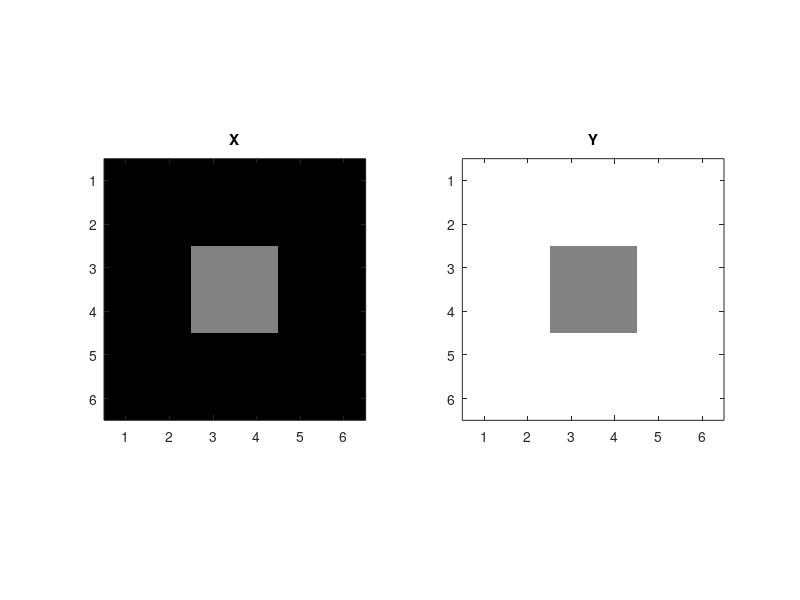
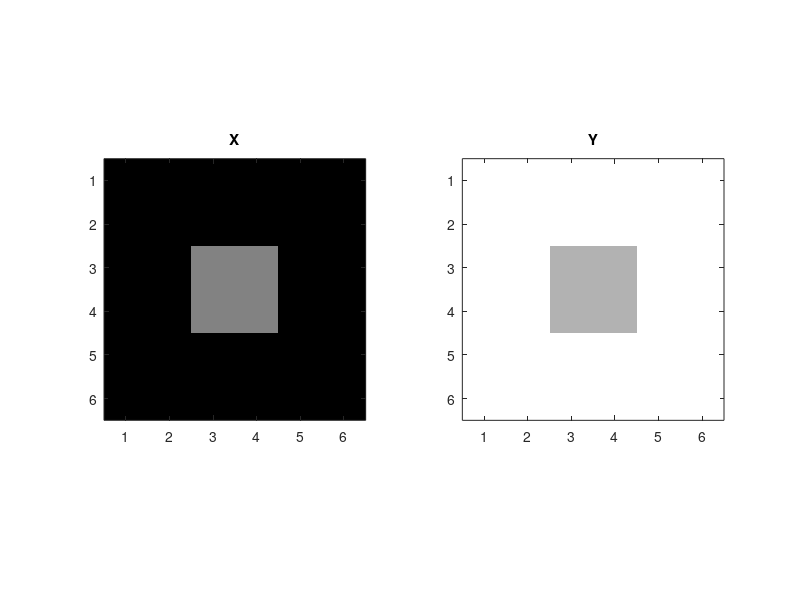

MATLAB code to generate these figures, in order: (Note: this script raises an error after producing the figures.)
% Lista 3 - Image Perception
clear; clc; close all; 
disp('Lista 4 - Image Perception')
disp('Eduardo Henrique Banaczewski')
pause; 

disp('-----------------')
disp('I.1) ');
X = [0   0   0   0   0   0;
     0   0   0   0   0   0;
     0   0   0.5 0.5 0   0;
     0   0   0.5 0.5 0   0;
     0   0   0   0   0   0;
     0   0   0   0   0   0];

Y = [1   1   1   1   1   1;
     1   1   1   1   1   1;
     1   1   0.5 0.5 1   1;
     1   1   0.5 0.5 1   1;
     1   1   1   1   1   1;
     1   1   1   1   1   1];

figure('Name', 'Matrizes Originais', 'Position',[500,500,800,600]);
subplot(1,2,1);
imshow(X);
axis on;
title('X');

subplot(1,2,2);
imshow(Y);
axis on;
title('Y');

disp('Parece que o quadrado da direita (fundo branco), é mais escuro que o da esquerda, mesmo os dois tendo o mesmo valor. ')
pause;

X = [0   0   0   0   0   0;
     0   0   0   0   0   0;
     0   0   0.5 0.5 0   0;
     0   0   0.5 0.5 0   0;
     0   0   0   0   0   0;
     0   0   0   0   0   0];

Y = [1   1   1   1   1   1;
     1   1   1   1   1   1;
     1   1   0.7 0.7 1   1;
     1   1   0.7 0.7 1   1;
     1   1   1   1   1   1;
     1   1   1   1   1   1];

figure('Name', 'Matrizes Ajustadas', 'Position',[500,500,800,600]);
subplot(1,2,1);
imshow(X);
axis on;
title('X');

subplot(1,2,2);
imshow(Y);
axis on;
title('Y');

disp('Ajustei os valores centrais da matriz da direita para 0.7. Agora a cor está similar entre os dois quadros. ')
disp(' mesmo tendo cores diferentes.')
pause;
close all;

disp('Função "Checkershadow()": ')
checkershadow();
disp('O que acontece aqui, é uma ilusão no sistema de percepção/optico, apesar de A e B terem o mesmo valor de pixel (107), ')
disp(' os quadros em volta de B, tem intensidade maior (54) que os quadros em volta de A, criando assim uma ilusão para o  ')
disp(' olho humano, pois percebemos A como sendo mais escuro. ')

pause;
close all;
imtool close all;

cont_sim2();
disp('Nas imagens chamadas pela função "cont_sim2()", acontece um comportamento similar ao observado no plot das primeiras matrizes.  ')
disp(' ao separar o quadro com uma faixa branca,  a percepção do anel central, mesmo que com o mesmo valor dos pixeis, parece com ')
disp(' uma cor mais escura ao compararmos com a imagem unida. ')
disp('A mesma ideia segue com as imagens deslocadas, pois são introduzidas faixas de cor branca em cima e embaixo dos quadros, ')
disp(' alterando assim a percepção.')

disp('É possível concluir que o cerébro utiliza o contexto ao redor de um objeto para construir a percepção de brilho.')
disp(' essa ilusão vem da inibição lateral, onde as celulas que recebem a luz, acabam enviando sinais que reduzem a resposta. ')

pause;
close all;

disp('-----------------')
disp('I.2) ');
disp('I.2.a) ');
n = 256;
num_barras = 7;
bordas = round(linspace(0, n, num_barras + 1));
larguras = diff(bordas);
niveis_cinza = linspace(0, 1, num_barras);
linha = repelem(niveis_cinza, larguras);
X = repmat(linha, n, 1);

figure('Name', 'Barras Cinzas', 'Position',[500,500,800,600]);
imshow(X, [0 1]);
colormap(gray(256));
colorbar;

disp('Consigo observar que em cada transição de cor (principalmente nas mais claras), ')
disp(' que uma pequena faixa de cor diferente aparece. O brilho percebido pela sistema optico, ')
disp(' é afetado por essa transição, onde acontece uma "suavização" nesses pontos. ')
disp(' O brilho percebido nessas transições, possui pequenos saltos (tanto pra baixo quanto pra cima), ')
disp(' (como observamos no slide da pg 41), assim mesmo que a cor seja sólida, a percepção nota uma  ')
disp(' pequena "interferencia".')

pause;
close all; 

disp('I.2.b) ');
N = 128;
[X, Y] = meshgrid(1:N, 1:N);
img = uint8(164 - (X - 1) * (23 / (N - 1)));
img2 = [img img];
figure;
subplot(1,2,1);
imshow(img);
title('128x128');
subplot(1,2,2);
imshow(img2);
title('128x256');

disp('Nesse caso, a imagem I da esquerda parece mais escura do que a imagem da direita, ')
disp(' mesmo elas sendo iguais. Esse efeito é causado devido a inibição lateral, ')
disp(' a mudança rapida de cor na borda entre as imagens faz com que as cores pareçam diferentes. ')
disp(' Onde a parte mais escura parece ainda mais escura, e a mais clara, ainda mais clara. ')

pause;
close all;

disp('I.2.c) ');
N = 256;                    
img = zeros(N, N);              
center = (N + 1) / 2;
[x, y] = meshgrid(1:N, 1:N);

% passo de 16, de 0 ate 256
L = 256:-16:16;              
levels = 0:16:256;    

% cria os quadrados baseado na coordenada do centro
for k = 1:numel(L)
    half = L(k) / 2;         
    mask = (abs(x - center) <= half) & (abs(y - center) <= half);
    img(mask) = levels(k);      
end

figure('Name', 'Quadrados', 'Position',[500,500,800,600]);
imshow(img, [0 255]);
title('Quadrados');
axis on;

disp('A imagem é formada por diversas Bandas de Mach, onde cada transição de cor ')
disp(' provoca uma ilusão de optica, todas as transições entre os quadrados,  ')
disp(' parecem ter um contraste diferente, causando um efeito que não existe na imagem ')
disp(' pois cada quadrado tem uma cor constante. Esse efeito é bem observado nas diagonais em X. ')
disp(' esse encontro de mais bordas faz com que o efeito da inibição lateral seja mais forte. ')
disp('O efeito é similar aos exercicios a e b, porém como as repetições são consecutivas,  ')
disp(' o efeito se soma visualmente. ')

pause; 
close all; 

disp('I.3) ');
disp('I.3.a) ');
M = 400;  
beta = 0.6;  
[mm, nn] = meshgrid(1:M, 1:M);
X = (256 .^ (-(M - mm) / (M - 1))) .* cos((M - 1) * beta * pi * ((49 * beta) .^ (-(M - nn) / (M - 1)) / log(49 * beta)));

figure('Name', 'Função', 'Position',[500,500,800,600]);
imshow(X, []);  
title(sprintf('Matriz X (M = %d, beta = %.2f)', M, beta));
colormap(gray);
axis image;  

pause; 

disp('I.3.b)')
disp('A 2 metros eu consigo ver a imagem, porém a região cinza (parte esquerda e parte inferior), afeta boa parte da imagem. ')
disp(' quando me aproximo do monitor, a região cinza diminui, assim consigo ver as faixas menores. ')
disp(' ao me afastar a mais de 2 metros, a região cinza aumenta, dificultando a visualização das faixas menores (parte inferior), ')
disp(' o lado esquerdo inteiro também fica dificil de enxergar. ')

pause; 

disp('I.3.c) ')
disp('Para calcular a frequencia horizontal instantanea, é preciso derivar a fase (cos) em relação a n (horizontal). ')
disp(' derivada -> b*pi(49*b)^(-(M-n)/(M-1)) ')
disp('----')
disp(' Para n=1, temos que a frequencia angular horizontal instantanea é pi/49 rad/pixel (exponencial fica -1)')
disp(' Para n=M, temos a frequencia angular horizontal instantanea de B*pi (exponencial 0), nesse caso de B=0.6, resulta em 0.6*pi rad/pixel.')
disp('----')
disp(' Para converter para ciclos/pixel é preciso dividir a frequencia angular por 2*pi: ')
disp(' Para n=1, resulta em 1/98 ciclos/pixel')
disp(' Para n=M, resulta em 0.3 ciclos/pixel')
disp('----')
disp(' Para obter ciclos/grau com distancia=20*altura (h), ')
disp(' temos que o angulo de observação é: h/distancia -> h/20h -> 1/20 rad, ou 9/pi graus')
disp(' M*pi/9, são pixels/grau. Multiplicando pela frequencia, temos: ')
disp(' Para n=1, M*pi/882')
disp(' Para n=M, M*pi/30')

pause; 

disp('I.3.d) ')
disp('Assumindo a formula da questão passada, para n=1, temos 1.4 ciclos/grau; para n=M, temos 41.9 ciclos/grau')
disp(' Existe uma limitação do sistema de sensibilidade ao contraste (do olho), que funciona quase como um filtro passa baixa.  ')
disp(' A imagem tem listras muito largas na esquerda e mais finas na direita. ')
disp('Com isso em mente, o lado esquerdo com sua baixa frequência, o olho não consegue detectar a zona de transição entre uma barra e outra')
disp(' o que gera uma grande distorção cinza. ')
disp(' conforme a frequencia aumenta, o sistema consegue detectar melhor as bordas. ')

pause; 

disp('I.3.e) ')

figure('Name', 'Função', 'Position',[500,500,800,600]);
M = 400;  
beta = 1;  
[mm, nn] = meshgrid(1:M, 1:M);
X = (256 .^ (-(M - mm) / (M - 1))) .* cos((M - 1) * beta * pi * ((49 * beta) .^ (-(M - nn) / (M - 1)) / log(49 * beta)));
subplot(1,2,1);
imshow(X, []);  
title(sprintf('Matriz X (M = %d, beta = %.2f)', M, beta));
colormap(gray);
axis image;  

M = 400;  
beta = 2;  
[mm, nn] = meshgrid(1:M, 1:M);
X = (256 .^ (-(M - mm) / (M - 1))) .* cos((M - 1) * beta * pi * ((49 * beta) .^ (-(M - nn) / (M - 1)) / log(49 * beta)));

subplot(1,2,2);
imshow(X, []);  
title(sprintf('Matriz X (M = %d, beta = %.2f)', M, beta));
colormap(gray);
axis image;  

disp('Observando as duas imagens a 2M do monitor: ')
disp(' Consigo identificar efeito de aliasing na parte direita das duas imagens, ')
disp(' com B=1, o aliasing não parece tão alto, porém com B=2, observo um aliasing mais forte')
disp(' causando até com que as linhas voltem a aumentar sua largura na direita inferior. ')

pause; 
close all;

disp('I.4)')

msize = 14;
fsize = 2*msize*msize;
A = ones(fsize,1);
b0 = zeros(1,msize);
b1 = ones(1,msize);
B = kron(b1,[b0,b1]);
X = A*B/2;
c = zeros(1,fsize);
for i=1:msize
c(2*msize*(i-1)+i) = 1;
end
y = [1:fsize];
z = exp(-(log(256)/(2.5*fsize))*(fsize-y));
Y = z'*c;
Z = X+Y;

figure('Name', 'Matriz Z', 'Position',[500,500,800,600]);
imshow(Z, []);  
colormap(gray);
axis image;  

disp('DISTANCIA NORMAL (~1m): A linha branca localizada dentro das barras pretas, se desloca da esquerda para direita, ')
disp(' quando ela está na posição central, distância maxima das bordas, tenho a percepção de ')
disp(' que ela é maior (apesar de todas serem iguais), analogamente, quando ela está muito perto ')
disp(' da borda de transição (do preto para o cinza), parece que ela ocupa apenas 20% da faixa ')
disp(' vertical. ')
disp(' Isso ocorre porque o sistema visual tem sensibilidade ao contraste, que depende da luminância de fundo.')

disp('DISTANCIA MAIOR (>2m): Assim, a percepção da linha branca fica ainda mais dificil,  observo cerca de 20% dela ')
disp(' nas faixas centrais, e nas laterais, menos ainda. ')
disp('Isso ocorre porque a frequência espacial da imagem aumenta, e a percepção depende da sensibilidade CSF.')

disp('Esse efeito pode ser chamado de "mascaramento", que também pode ser explicado pela inibição lateral,  ')
disp( ' mas também devido a percepção da frequência espacial. ')
disp('Assim tanto a linha quanto o fundo compartilham componentes de frequencia espacial, dificultando a separação. ')
pause; 
close all;

disp('II.1)')
disp('II.1.a)')

[X, Y] = meshgrid(1:401, 1:401);
centro = (401+1)/2;

Y_s = [0, 0.3, 0.5, 0.8, 1];

figure('Name', 'Cores', 'Position',[500,500,800,600]);
for i = 1:length(Y_s)
    Y_lum = Y_s(i);      
    x_norm = (X - centro) / (centro - 1);   % controla B
    y_norm = (Y - centro) / (centro - 1);   % controla R
    
    % maior distancia permitida
    k = min(Y_lum, 1 - Y_lum);
    
    % (b-Y, r-Y)
    % (Bmin - Y) = -(Bmax - Y)
    % (Rmin - Y) = -(Rmax - Y)
    r = Y_lum + k * y_norm;
    b = Y_lum + k * x_norm;

    % Y = 0.299 *r + 0.587*g + 0.114*b;
    g = (Y_lum - 0.299*r - 0.114*b) / .587; % forçado pra manter o brilho constante
    
    % nao deixa estourar (mais de 1) 
    r = min(max(r, 0), 1);
    g = min(max(g, 0), 1);
    b = min(max(b, 0), 1);
    
    RGB = cat(3, r, g, b);
    subplot(2,3,i);
    imshow(RGB);
    title(sprintf('Y = %.1f', Y_lum));
    axis on;
end

disp('Menos branco significa mais saturação. ')
pause;
close all;

disp('II.2)')
disp('II.2.a)')
img_mandrill = (imread('mandrill.tif'));
imshow(img_mandrill);

pause;
close all;

disp('II.2.b)')

img_mandrill = (imread('mandrill.tif'));
figure('Name', 'Mandrill Original', 'Position',[500,500,800,600]);
imshow(img_mandrill);

img_mandrill_yiq = rgb2ntsc(img_mandrill);
figure('Name', 'Mandrill YIQ (ntsc)', 'Position',[500,500,800,600]);
imshow(img_mandrill_yiq);

img_mandrill_ycbcr = rgb2ycbcr(img_mandrill);
figure('Name', 'Mandrill YcbCr', 'Position',[500,500,800,600]);
imshow(img_mandrill_ycbcr);

pause;
close all;

disp('II.2.c.i)')
disp('Utilizando YIQ e filtro no Y: ')
N = 9;
sigma2_values = [1, 10, 100];

% grid do kernel 9x9
[m, n] = meshgrid(-N:N, -N:N);

for i = 1:length(sigma2_values)
    sigma2 = sigma2_values(i);
    
    H = exp(-(m.^2 + n.^2) / (2 * sigma2));
    alpha = 1 / sum(H(:));  
    h = alpha * H;

    if i == 1
        disp(h)
        disp('^^^^^^ Resultado do filtro H para sigma 1 (apenas para visualização)')
    end
    
    % filtrar apenas o canal Y
    canal_y_mandrill_yiq = img_mandrill_yiq(:,:,1);
    canal_y_mandrill_yiq_filtered = filter2(h, canal_y_mandrill_yiq, 'same');
    YIQ_filtered = cat(3, canal_y_mandrill_yiq_filtered, img_mandrill_yiq(:,:,2), img_mandrill_yiq(:,:,3));
    
    figure('Name', ['Mandrill YIQ Filtered, SIGMA = ' num2str(sigma2)], 'Position',[500,500,800,600]);
    sgtitle(['Mandrill YIQ Filtered (Y), SIGMA = ' num2str(sigma2)]);
    subplot(1,2,1);
    imshow(YIQ_filtered);
    axis on;
    title('Y filtrado');
    
    subplot(1,2,2);
    imshow(img_mandrill_yiq);
    axis on;
    title('Y Original');

    pause;
end

pause;
close all;

disp('II.2.c.ii)')
disp('Utilizando YIQ e filtro no IQ: ')
N = 9;
sigma2_values = [1, 10, 100];

% grid do kernel 9x9
[m, n] = meshgrid(-N:N, -N:N);

for i = 1:length(sigma2_values)
    sigma2 = sigma2_values(i);
    
    H = exp(-(m.^2 + n.^2) / (2 * sigma2));
    alpha = 1 / sum(H(:));  
    h = alpha * H;
    
    % filtrar apenas os canais I e Q
    canal_y_mandrill_yiq = img_mandrill_yiq(:,:,1);
    canal_i_mandrill_yiq = img_mandrill_yiq(:,:,2);
    canal_q_mandrill_yiq = img_mandrill_yiq(:,:,3);

    canal_i_mandrill_yiq_filtered = filter2(h, canal_i_mandrill_yiq, 'same');
    canal_q_mandrill_yiq_filtered = filter2(h, canal_q_mandrill_yiq, 'same');

    YIQ_filtered = cat(3, canal_y_mandrill_yiq, canal_i_mandrill_yiq_filtered, canal_q_mandrill_yiq_filtered);
    
    figure('Name', ['Mandrill YIQ Filtered (IQ), SIGMA = ' num2str(sigma2)], 'Position',[500,500,800,600]);
    sgtitle(['Mandrill YIQ Filtered (IQ), SIGMA = ' num2str(sigma2)]);
    subplot(1,2,1);
    imshow(YIQ_filtered);
    axis on;
    title('Y filtrado');
    
    subplot(1,2,2);
    imshow(img_mandrill_yiq);
    axis on;
    title('Y Original');

    pause;
end

disp('COMENTARIOS SOBRE FILTRO GAUSSIANO: ')
disp(' i) ao filtrar apenas a luminância (Y), é como se filtrassemos apenas o brilho, varias texturas desaparecem, ')
disp(' enquanto as cores continuam nitidas. ')
disp(' ii) ao filtrar as crominancias (IQ) é o contrario, a textura é mantida porém as cores "diluem". ')
disp(' como se uma operação fosse o contrário da outra. ')
disp('O olho humano não processa todas informações da cena da mesma maneira. A sensibilidade dele para a luminância borrada, é muito maior')
disp(' já a sensibilidade para IQ é menor. Podemos dizer que a percepção da luminancia é mais imediata, pois o cerebro utiliza ela ')
disp(' para "enxergar as formas". ')
disp(' Acredito que a vantagem para sistemas de TV, está relacionada com o que foi explicado em aula em relação a poder transmitir uma banda menor ')
disp(' para esses canais de cores, e deixar a maior parte da banda para o canal de luminância, pois ele é mais relevante no processo de formação  ')
disp(' da imagem. ')
disp(' Pesquisei sobre e encontrei o nome de "Chroma subsampling" para essa técnica, que ainda é amplamente utilizada em transmissão de video, mesmo em outros formatos. ')

pause;
close all;

disp('II.3)')

img_mandrill = im2double(imread('mandrill.tif'));
img_cape = im2double(imread('cape.tif'));
img_trees = im2double(imread('trees.tif'));
img_clown = im2double(imread('clown.tif'));

nomes = {'Mandrill', 'Cape', 'Trees', 'Clown'};
imagens = {img_mandrill, img_cape, img_trees, img_clown};

for idx = 1:length(imagens)
    RGB = imagens{idx};
    nome = nomes{idx};
    
    R = RGB(:,:,1);
    G = RGB(:,:,2);
    B = RGB(:,:,3);
    
    % Ycbcr
    YCBCR = rgb2ycbcr(RGB);
    Y_ycbcr = YCBCR(:,:,1); 
    Cb = YCBCR(:,:,2);    
    Cr = YCBCR(:,:,3);      
    
    % YIQ
    YIQ = rgb2ntsc(RGB);
    Y_yiq = YIQ(:,:,1);          
    I = YIQ(:,:,2);             
    Q = YIQ(:,:,3);     
    
    % [0 1] remapeia para min 0 max 1
    figure('Name', ['Imagem: ' nome], 'Position', [100, 100, 900, 700]);
    subplot(3,3,1);
    imshow(R, [0 1]);
    title('R');
    
    subplot(3,3,2);
    imshow(G, [0 1]);
    title('G');
    
    subplot(3,3,3);
    imshow(B, [0 1]);
    title('B');
    
    % Ycbcr
    subplot(3,3,4);
    imshow(Y_ycbcr, []);
    title('Y');
    subplot(3,3,5);
    imshow(Cb, []);     
    title('Cb');
    subplot(3,3,6);
    imshow(Cr, []);    
    title('Cr');
    
    % yiq
    subplot(3,3,7);
    imshow(Y_yiq, [0 1]);
    title('Y');    
    subplot(3,3,8);
    imshow(I, []);      
    title('I');
    subplot(3,3,9);
    imshow(Q, []);      
    title('Q');

    pause;
    close all;   
end

disp('A primeira diferença que noto, é que o sistema RGB tem bastante redundância entre os canais, consigo identificar ')
disp(' a imagem, em todos os canais. Enquanto em YIQ e YCbCr apenas o Y tem a imagem bem definida. ')
disp('O que consigo pensar é que existe uma relação maior entre os pixeis de cada canal no RGB, do que nos outros. ')
disp('RGB: além de ser um formato bem intuitivo, facil de interpretar, não precisa de transformações para exibir na tela. ')
disp(' porém devido a sua alta redundancia, não é um formato tão eficiente para transmissões. ')
disp('YCbCr: facilidade para transmissão, devido a informação mais relevante estar concentrada em Y, podendo reduzir resolução de CbCr, ')
disp(' essa separação total de luminancia e cor que facilita. As desvantagens estão na dificil interpretabilidade, falta de intuitividade ')
disp(' para humanos, e tambem o cuidado com os números negativos. ')
disp('YIQ: similar ao YCbCr, é pouco utilizado atualmente, além de seus canais terem pouca interpretabilidade, seus eixos ')
disp(' de cores, não são alinhados com a percepção. ')
pause;
close all;
